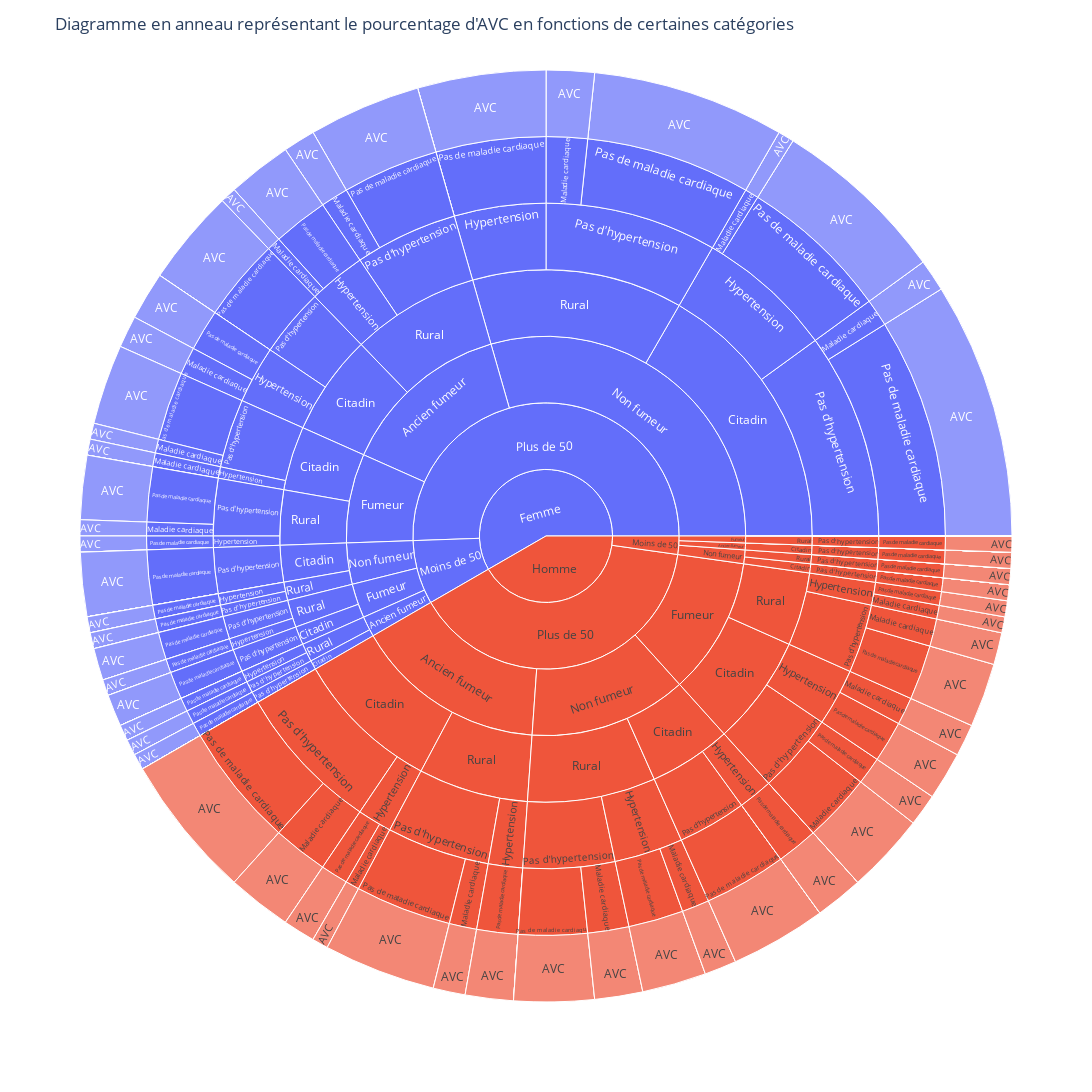

The notebook cell this image was saved under:
### Markdown cell above
Regardons vos risques !

### Code cell
df = init_traitement_DB()

id2 = df[df["smoking_status"] == "Unknown"].index
df = df.drop(id2)
# On regroupe les colonnes par ce que l'on souhaite faire avec en renommant les variables
def map_values(column, mapping, default='Unknown'):
    return column.map(lambda x: mapping.get(x, default))

# Définition des fonctions de mapping
hypertension_mapping = {0: 'Pas d\'hypertension', 1: 'Hypertension'}
heart_disease_mapping = {0: 'Pas de maladie cardiaque', 1: 'Maladie cardiaque'}
stroke_mapping = {0: 'Pas d\'AVC', 1: 'AVC'}
residence_type_mapping = {'Urban': 'Citadin', 'Rural': 'Rural'}
gender_mapping = {'Male': 'Homme', 'Female': 'Femme', 'Other': 'Autre'}
smoking_status_mapping = {'formerly smoked': 'Ancien fumeur', 'never smoked': 'Non fumeur', 'smokes': 'Fumeur'}

# On effectue chaque mapping à chaque colonne
df['gender'] = map_values(df['gender'], gender_mapping)
df['hypertension'] = map_values(df['hypertension'], hypertension_mapping)
df['heart_disease'] = map_values(df['heart_disease'], heart_disease_mapping)
df['stroke'] = map_values(df['stroke'], stroke_mapping)
df['smoking_status'] = map_values(df['smoking_status'], smoking_status_mapping)
df['Residence_type'] = map_values(df['Residence_type'], residence_type_mapping)

# On décide de couper la population en deux : les plus ou moins de 50 ans
df['age_group'] = pd.cut(df['age'], bins=[0, 50, float('inf')], labels=['Moins de 50', 'Plus de 50'])

# On les regroupe et on compte les individus par catégorie
grouped = df.groupby(['gender', 'age_group', 'smoking_status', 'Residence_type', 'hypertension', 'heart_disease', 'stroke']).size().reset_index(name='count')

# On calcule les pourcentage dans le dernier cercle
total_strokes = grouped[grouped['stroke'] == 'AVC']['count'].sum()
grouped['percentage'] = grouped.apply(lambda row: (row['count'] / total_strokes) * 100 if row['stroke'] == 'AVC' else None, axis=1)


fig = px.sunburst(grouped, path=['gender', 'age_group', 'smoking_status', 'Residence_type', 'hypertension', 'heart_disease', 'stroke'], values='percentage')

fig.update_layout(
    title="Diagramme en anneau représentant le pourcentage d'AVC en fonctions de certaines catégories",
    width=1300,  
    height=1300   
)

fig.show()

### Figure 1 — Plotly figure (JSON) as saved in the notebook; plotly's stock layout.template omitted (floating-point values rounded to 4 significant figures; data arrays with more than 128 entries replaced by an {"elided": "..."} marker saying what was removed)
{"data": [{"branchvalues": "total", "domain": {"x": [0, 1], "y": [0, 1]}, "hovertemplate": "labels=%{label}<br>percentage=%{value}<br>parent=%{parent}<br>id=%{id}<extra></extra>", "ids": {"elided": "378 str values"}, "labels": {"elided": "378 str values"}, "name": "", "parents": {"elided": "378 str values"}, "type": "sunburst", "values": {"elided": "378 float values"}}], "layout": {"height": 1300, "legend": {"tracegroupgap": 0}, "margin": {"t": 60}, "title": {"text": "Diagramme en anneau représentant le pourcentage d'AVC en fonctions de certaines catégories"}, "width": 1300}}
